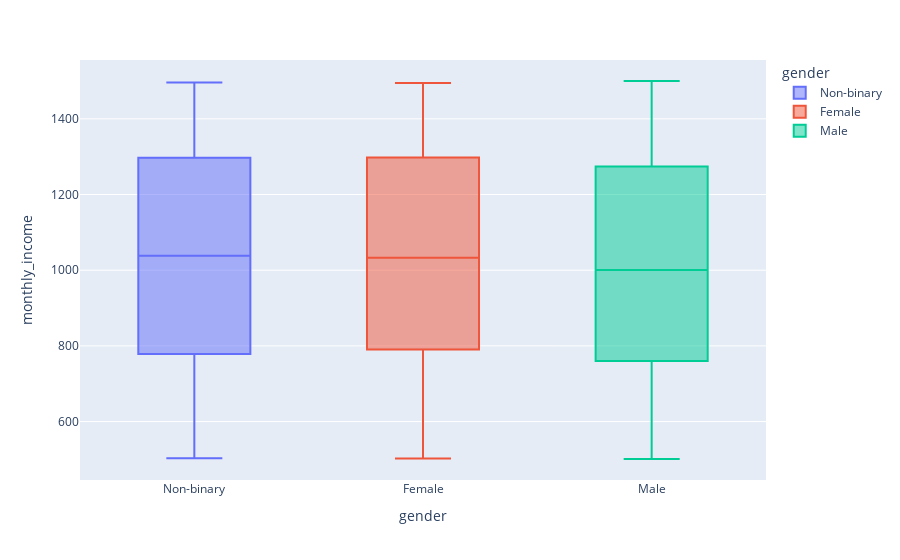

Write notebook code for a chart like this one.
### Code cell
# How does the distribution of monthly income vary across different genders
fig = px.box(df, x='gender', y='monthly_income', color=df['gender'])
fig.show()

### Figure 1 — Plotly figure (JSON) as saved in the notebook; plotly's stock layout.template omitted (floating-point values rounded to 4 significant figures; data arrays with more than 128 entries replaced by an {"elided": "..."} marker saying what was removed)
{"data": [{"alignmentgroup": "True", "hovertemplate": "gender=%{x}<br>monthly_income=%{y}<extra></extra>", "legendgroup": "Non-binary", "marker": {"color": "#636efa"}, "name": "Non-binary", "notched": false, "offsetgroup": "Non-binary", "orientation": "v", "showlegend": true, "type": "box", "x": {"elided": "321 str values"}, "x0": " ", "xaxis": "x", "y": {"elided": "321 int values"}, "y0": " ", "yaxis": "y"}, {"alignmentgroup": "True", "hovertemplate": "gender=%{x}<br>monthly_income=%{y}<extra></extra>", "legendgroup": "Female", "marker": {"color": "#EF553B"}, "name": "Female", "notched": false, "offsetgroup": "Female", "orientation": "v", "showlegend": true, "type": "box", "x": {"elided": "323 str values"}, "x0": " ", "xaxis": "x", "y": {"elided": "323 int values"}, "y0": " ", "yaxis": "y"}, {"alignmentgroup": "True", "hovertemplate": "gender=%{x}<br>monthly_income=%{y}<extra></extra>", "legendgroup": "Male", "marker": {"color": "#00cc96"}, "name": "Male", "notched": false, "offsetgroup": "Male", "orientation": "v", "showlegend": true, "type": "box", "x": {"elided": "356 str values"}, "x0": " ", "xaxis": "x", "y": {"elided": "356 int values"}, "y0": " ", "yaxis": "y"}], "layout": {"boxmode": "overlay", "legend": {"title": {"text": "gender"}, "tracegroupgap": 0}, "margin": {"t": 60}, "xaxis": {"anchor": "y", "categoryarray": ["Non-binary", "Female", "Male"], "categoryorder": "array", "domain": [0, 1], "title": {"text": "gender"}}, "yaxis": {"anchor": "x", "domain": [0, 1], "title": {"text": "monthly_income"}}}}
